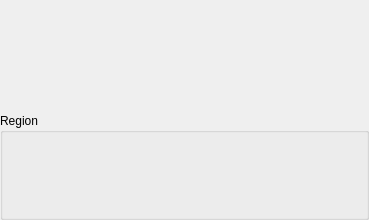
<?xml version="1.0" encoding="UTF-8"?>
<ui version="4.0">
 <class>Post2dWindowNodeVectorArrowGroupStructuredDataItem_SettingEditWidget_AdditionalWidgets</class>
 <widget class="QWidget" name="Post2dWindowNodeVectorArrowGroupStructuredDataItem_SettingEditWidget_AdditionalWidgets">
  <property name="geometry">
   <rect>
    <x>0</x>
    <y>0</y>
    <width>369</width>
    <height>220</height>
   </rect>
  </property>
  <property name="windowTitle">
   <string>Form</string>
  </property>
  <layout class="QVBoxLayout" name="verticalLayout_2">
   <property name="leftMargin">
    <number>0</number>
   </property>
   <property name="topMargin">
    <number>0</number>
   </property>
   <property name="rightMargin">
    <number>0</number>
   </property>
   <property name="bottomMargin">
    <number>0</number>
   </property>
   <item>
    <widget class="Structured2dFilteringSettingEditWidget" name="samplingWidget" native="true"/>
   </item>
   <item>
    <widget class="QGroupBox" name="regionGroupBox">
     <property name="title">
      <string>Region</string>
     </property>
     <layout class="QVBoxLayout" name="verticalLayout">
      <item>
       <widget class="Region2dSettingEditWidget" name="regionWidget" native="true"/>
      </item>
     </layout>
    </widget>
   </item>
  </layout>
 </widget>
 <customwidgets>
  <customwidget>
   <class>Region2dSettingEditWidget</class>
   <extends>QWidget</extends>
   <header>guicore/region/region2dsettingeditwidget.h</header>
   <container>1</container>
  </customwidget>
  <customwidget>
   <class>Structured2dFilteringSettingEditWidget</class>
   <extends>QWidget</extends>
   <header>guicore/filter/structured2dfilteringsettingeditwidget.h</header>
   <container>1</container>
  </customwidget>
 </customwidgets>
 <resources/>
 <connections/>
</ui>
